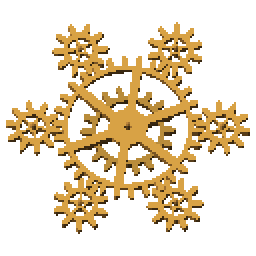
#> input picture build-res/reference/animated-gears/1/14.png, 128 x 128 px, given in place of title-logo.png, which was not available (shown 2 times larger)
$ python android-res.py
#> lines starting #> are read from the running program, lines starting #| are printed output that depends on the picture
### tools/app_icon.py
#!/usr/bin/env python3
"""앱 아이콘 (D-549 — 받은 R-02c B 「태엽 감긴 종이왕」. D-547 K0 + 리벳 쇠판 판은 build-res/unused/app-icon-k0/에 보관).

- 재료: `tools/pixel/r02c_icon_import.py`가 받은 B를 격자 복원한 도트 판 셋(도트 1칸 = 1px, 62×61도트)
    B-full.png 원본 그대로 · B-fg.png 전경(종이왕 · 왕관 · 태엽 열쇠, 바탕 투명) · B-bg.png 바탕(어두운 바탕 + 진홍 계단 후광)
  B 가장자리는 모두 바탕색 — 캔버스 밖은 바탕색으로 끝까지 잇는다(구워 넣은 원 · 검은 귀퉁이 없음, 꽉 찬 정사각).
- 배율: 1도트 = 정수 픽셀(최근접). 늘리거나 찌그러뜨리지 않는다(D-386). 크기마다 들어가는 가장 큰 정수배를 고른다.
  1배로도 안 드는 작은 크기는 정수 분의 1(d×d 도트 묶음마다 최빈색 — 섞지 않는다, 전경은 묶음 절반 이상이 그림일 때 그림)로 줄여 1배로 놓는다.
- 정사각(웹 · 일렉트론 · 옛 런처): 그림 + 후광(바탕색이 아닌 칸 전부)이 가장자리 여백(크기/32) 안에 들도록.
- 둥근 런처(API 25 이하): 계단 원 마스크(안티앨리어싱 없음), 전경의 모든 칸이 원 안(여백 크기/64 — 원 테두리에 닿지만 않게).
- 안드로이드 적응형: 전경 = 바탕 투명, 108dp 캔버스 가운데 지름 66dp 안전 원 안에 전경의 모든 칸이 든다(원 · 스쿼클 · 둥근 사각 마스크에 잘리지 않게).
  바탕 = 같은 배율 · 같은 자리의 바탕 층(진홍 계단 후광 + 어두운 바탕, 108dp 꽉 참) — ic_launcher_background.png.
- 파비콘(favicon*.png)은 이 도구가 찍지 않는다 (종이 왕관 문장 파비콘은 tools/pixel/r02b_crown_import.py — D-550).

실행: python3 -I tools/app_icon.py   (안드로이드 밀도별 파일은 tools/android-res.py가 이 모듈의 icon_android()를 부른다)
      python3 -I tools/app_icon.py sheet <out.png>   모든 크기 + 적응형 마스크(192 · 96 · 48 · 32) 미리보기 한 장
"""
import math
import sys
from collections import Counter
from pathlib import Path

import numpy as np
from PIL import Image, ImageDraw

ROOT = Path(__file__).resolve().parent.parent
SRC = ROOT / 'build-res' / 'icon-src'

FULL = Image.open(SRC / 'B-full.png').convert('RGBA')
FG = Image.open(SRC / 'B-fg.png').convert('RGBA')
BG = Image.open(SRC / 'B-bg.png').convert('RGBA')
BGC = FULL.getpixel((0, 0))  # 어두운 바탕 (#181420) — 캔버스 밖은 이 색으로 잇는다


# [15 lines left out: function _reduce, not called in this run]


def _opaque(im: Image.Image) -> list[tuple[int, int]]:
    a = im.getchannel('A').load()
    return [(x, y) for y in range(im.height) for x in range(im.width) if a[x, y]]


# [54 lines left out: functions _content, _render, _fit_square, _fit_circle, not called in this run]


def _what(d: int, k: int) -> str:
    return f'1/{d}' if d > 1 else f'x{k}'


# [20 lines left out: functions compose, adaptive, not called in this run]


WEB = {
    'build-res/icon.png': 1024,       # 일렉트론
    'public/icon-512.png': 512,
    'public/icon-192.png': 192,
    'public/apple-touch-icon.png': 180,
}


# [6 lines left out: function icon_web, not called in this run]


DPI = {'mdpi': 1, 'hdpi': 1.5, 'xhdpi': 2, 'xxhdpi': 3, 'xxxhdpi': 4}


# [111 lines left out: functions android_set, icon_android, _masks, _masked, sheet, not called in this run]


# [5 lines that do not run on import are left out]

### tools/android-res.py
#!/usr/bin/env python3
"""안드로이드 시작 화면 · 적응형 아이콘 (D-531). 새 그림 없이 있는 그림을 조합만 한다.

- 시작 화면: 어두운 바탕(#16141C, 웹 · 캡커시터 배경과 같은 색) 가운데에 `public/ui/title-logo.png`를
  밀도마다 정수배 최근접 확대로 놓는다 → `drawable-<dpi>/splash_logo.png`. 바탕 · 가운데 맞춤은
  `drawable/splash.xml`(layer-list, filter=false)이 한다 — 그림을 창 크기로 늘리지 않는다 (D-386).
- 런처 아이콘 · 적응형 전경 (D-538): 매끈한 워드마크 로고(build-res/icon.png 옛 판)를 LANCZOS로 줄이던 것을 버리고,
  받은 도트 그림을 밀도마다 정수배로 놓는다(tools/app_icon.py). D-549부터 받은 R-02c B 「태엽 감긴 종이왕」
  (build-res/icon-src/B-*.png) — 전경(종이왕 · 왕관 · 태엽 열쇠)은 바탕 투명 · 66dp 안전 원 안, 적응형 바탕은 진홍 계단 후광 + 어두운 바탕
  (ic_launcher_background.png). D-547 K0 + 리벳 쇠판 판은 build-res/unused/app-icon-k0/에 보관.

실행: python3 -I tools/android-res.py
"""
from pathlib import Path

from PIL import Image

ROOT = Path(__file__).resolve().parent.parent
RES = ROOT / 'android' / 'app' / 'src' / 'main' / 'res'
BG = (0x16, 0x14, 0x1C)
# 밀도 배율 (mdpi = 1) → 로고 정수배 = 반올림 (hdpi 1.5 → 2, D-538)
DPI = {'mdpi': 1, 'hdpi': 1.5, 'xhdpi': 2, 'xxhdpi': 3, 'xxxhdpi': 4}
ICON_DP = 78  # 108dp 캔버스 안 아이콘 정사각형 한 변


def splash() -> None:
    logo = Image.open(ROOT / 'public' / 'ui' / 'title-logo.png').convert('RGBA')
#> logo is the input picture: PIL image 128x128 RGBA; mean R, G, B, A 54, 40.2, 17.1, 75.2
    for name, k in DPI.items():
        # D-538 (리뷰 #18): hdpi 1.5는 예전 내림(×1 = 118dp)이라 다른 밀도(177dp)보다 작았다 — 정수배 1 · 2가 177dp에서 똑같이 멀어
        # (118 · 236dp) 작아 보이지 않게 올림(×2). 다른 밀도는 그대로 정확히 177dp
        s = max(1, int(k + 0.5))
        out = logo.resize((logo.width * s, logo.height * s), Image.NEAREST)
        d = RES / f'drawable-{name}'
        d.mkdir(exist_ok=True)
        out.save(d / 'splash_logo.png', optimize=True)
        print(f'{d.name}/splash_logo.png  ×{s}  {out.size}')
#> this loop made 5 passes
#> pass 2, in splash, `out = logo.resize((logo.width * s, logo.height * s), Image.NEAREST)`:
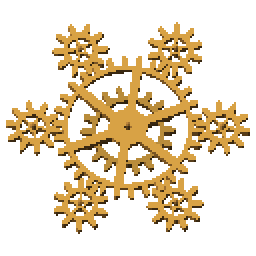
#> out: PIL image 256x256 RGBA; mean R, G, B, A 54, 40.2, 17.1, 75.2; transparent parts drawn white
#> after the loop:
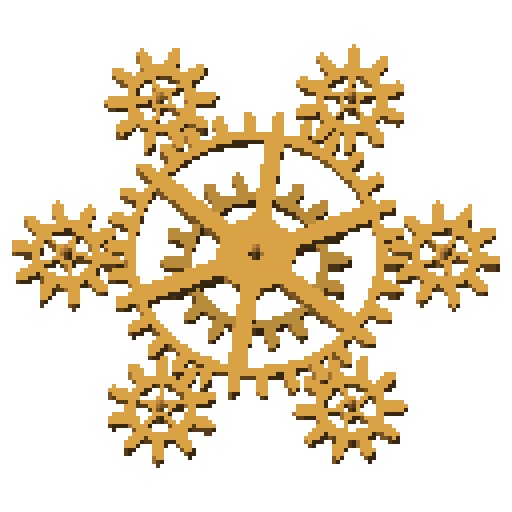
#> out: PIL image 512x512 RGBA; mean R, G, B, A 54, 40.2, 17.1, 75.2; transparent parts drawn white


ADAPTIVE = ('<?xml version="1.0" encoding="utf-8"?>\n<adaptive-icon xmlns:android="http://schemas.android.com/apk/res/android">\n'
            '    <background android:drawable="@mipmap/ic_launcher_background"/>\n'
            '    <foreground android:drawable="@mipmap/ic_launcher_foreground"/>\n</adaptive-icon>\n')


def icon() -> None:
    """런처 아이콘 · 적응형 전경 · 바탕 (D-549): 받은 R-02c B 전경 · 후광 바탕을 밀도마다 정수배로 — tools/app_icon.py가 조합한다"""
    import sys
    sys.path.insert(0, str(ROOT / 'tools'))
    from app_icon import icon_android
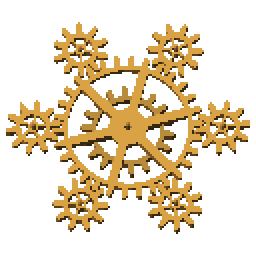
#> input picture build-res/reference/animated-gears/1/16.png, 128 x 128 px, given in place of B-full.png, which was not available (shown 2 times larger)
#> further down, FULL is the input picture: PIL image 128x128 RGBA; mean R, G, B, A 53.7, 40, 17, 75.2
    icon_android(RES)
    # 색 자원은 남겨 둔다(옛 참조 · 시작 화면) — 적응형 바탕은 그림(후광)
    (RES / 'values' / 'ic_launcher_background.xml').write_text(
        '<?xml version="1.0" encoding="utf-8"?>\n<resources>\n    <color name="ic_launcher_background">#16141C</color>\n</resources>\n')
    for nm in ('ic_launcher.xml', 'ic_launcher_round.xml'):
        (RES / 'mipmap-anydpi-v26' / nm).write_text(ADAPTIVE)


if __name__ == '__main__':
    splash()
#> (the run stopped early here; a loop or call above may not have finished)
